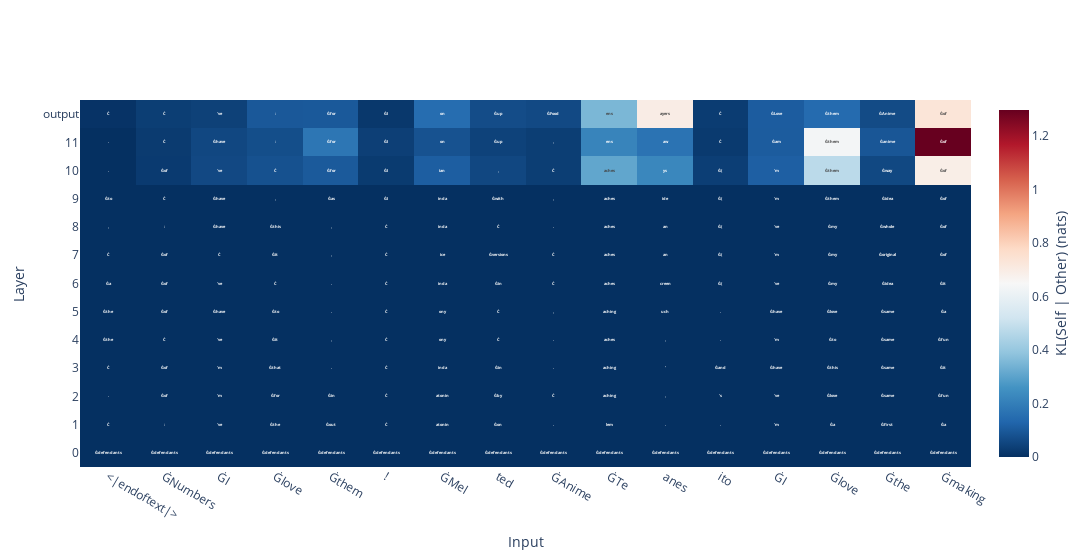

Source (notebook cell):
### Markdown cell above
## How much collateral damage does ablating the above components cause?
An interesting question we can answerer with the tuned lens is what other capabilities have
our edits effected?

Note the code bellow assumes you are using zero ablation.

### Code cell
with model.hooks(fwd_hooks=(mlp_hooks + attn_hooks)), th.inference_mode():
    model.cfg.use_attn_result = True
    control_text = model.generate(" Numbers I love them!", max_new_tokens=10, do_sample=False)
    model.cfg.use_attn_result = False

input_ids_control = model.to_tokens(control_text)
targets_control = to_targets(input_ids_control)

logits, cache = model.run_with_cache(
    input=input_ids_control, return_type="logits"
)

pred_traj_control_clean = PredictionTrajectory.from_lens_and_cache(
    lens=tuned_lens,
    cache=cache,
    model_logits=logits,
    input_ids=input_ids_control,
    targets=targets_control,
)

with model.hooks(fwd_hooks=(mlp_hooks + attn_hooks)), th.inference_mode():
    model.cfg.use_attn_result = True
    logits, cache = model.run_with_cache(
        input=input_ids_control, return_type="logits"
    )
    model.cfg.use_attn_result = False

    pred_traj_control_ablated = PredictionTrajectory.from_lens_and_cache(
        lens=tuned_lens,
        cache=cache,
        model_logits=logits,
        input_ids=input_ids_control,
        targets=targets_control,
    )

pred_traj_control_ablated.kl_divergence(pred_traj_control_clean).figure()

### Figure 1 — Plotly figure (JSON) as saved in the notebook; plotly's stock layout.template omitted (floating-point values rounded to 4 significant figures; data arrays with more than 128 entries replaced by an {"elided": "..."} marker saying what was removed)
{"data": [{"colorbar": {"title": {"side": "right", "text": "KL(Self | Other) (nats)"}}, "colorscale": [[0, "rgb(5,48,97)"], [0.1, "rgb(33,102,172)"], [0.2, "rgb(67,147,195)"], [0.3, "rgb(146,197,222)"], [0.4, "rgb(209,229,240)"], [0.5, "rgb(247,247,247)"], [0.6, "rgb(253,219,199)"], [0.7, "rgb(244,165,130)"], [0.8, "rgb(214,96,77)"], [0.9, "rgb(178,24,43)"], [1, "rgb(103,0,31)"]], "customdata": {"elided": "13x16x20 str values"}, "hoverlabel": {"bgcolor": "rgb(42, 42, 50)", "font": {"family": "Monospace"}}, "hovertemplate": "%{customdata[0]}%{customdata[1]}<br>%{customdata[2]}%{customdata[3]}<br>%{customdata[4]}%{customdata[5]}<br>%{customdata[6]}%{customdata[7]}<br>%{customdata[8]}%{customdata[9]}<br>%{customdata[10]}%{customdata[11]}<br>%{customdata[12]}%{customdata[13]}<br>%{customdata[14]}%{customdata[15]}<br>%{customdata[16]}%{customdata[17]}<br>%{customdata[18]}%{customdata[19]}<br><extra></extra>", "text": {"elided": "13x16 str values"}, "texttemplate": "<b>%{text}</b>", "type": "heatmap", "x": ["<|endoftext|>", "ĠNumbers", "ĠI", "Ġlove", "Ġthem", "!", "ĠMel", "ted", "ĠAnime", "ĠTe", "anes", "ito", "ĠI", "Ġlove", "Ġthe", "Ġmaking"], "y": ["0", "1", "2", "3", "4", "5", "6", "7", "8", "9", "10", "11", "output"], "z": {"elided": "13x16 float values"}, "zmin": 0}], "layout": {"title": {"text": "", "x": 0.5}, "width": 1480, "xaxis": {"title": {"text": "Input"}}, "yaxis": {"title": {"text": "Layer"}}}}
